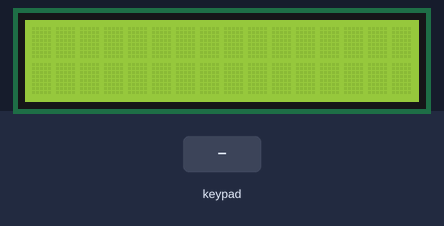
Bench run of a sketch on a simulated Arduino Uno, built with avr-gcc and run on an emulated ATmega328P. Parts: 16×2 character LCD. Inputs (shaded band) come from the test bench.

Above: at 1.2 s.
1.3 s: keypad keys 7 + 5 = pressed 0.4 s apart
At 3.6 s:
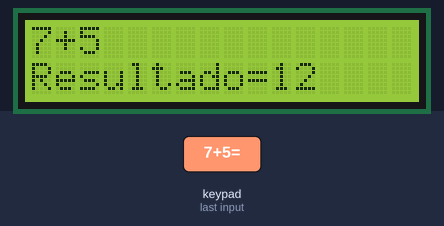
4.4 s: key 'A' pressed
At 5.0 s:
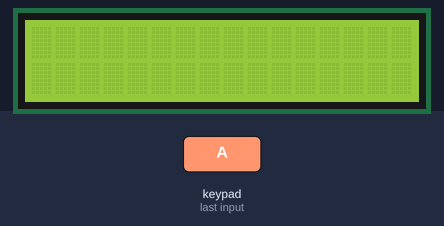
5.9 s: keypad keys 6 * 7 = pressed 0.4 s apart
At 8.1 s:
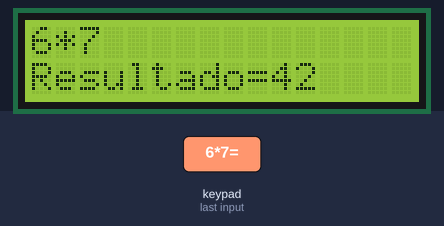
Timing chart, 0 to 9.6 s (numbered marks = the images above; inputs shaded):
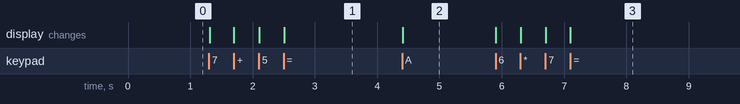

The sketch:

Main.ino
```cpp
#include <LiquidCrystal.h>
#include <Keypad.h>

const byte Filas = 4;
const byte Colunas = 4;
char tecla[Filas][Colunas] = {
  {'1','2','3','A'},
  {'4','5','6','+'},
  {'7','8','9','-'},
  {'*','0','=','/'}
};

byte pinFilas[Filas] = {13, 12, 11, 10};
byte pinColunas[Colunas] = {9, 8, 7, 6};

Keypad keypad = Keypad(makeKeymap(tecla), pinFilas, pinColunas, Filas, Colunas);
LiquidCrystal lcd(1,0,5,4,3,2);
String LeituraTeclado1,LeituraTeclado2;
byte cuenta=0;
char a;
long numero1,numero2,resultado1;
double numero3,numero4,resultado2;

void setup(){
    lcd.begin(16,2);
}

void loop(){
  char key = keypad.getKey();
  if (key=='0'||key=='1'||key=='2'||key=='3'||key=='4'||key=='5'||key=='6'||key=='7'||key=='8'||key=='9'){

      if(cuenta==0){
        lcd.print(key);
        LeituraTeclado1+=key;
        numero1=LeituraTeclado1.toInt();
      }

      else if(cuenta==1){
        lcd.print(key);
        LeituraTeclado2+=key;
        numero2=LeituraTeclado2.toInt();
      }

  }

  if(key=='A'){
      LeituraTeclado2="";
      LeituraTeclado1="";
      numero1=0;
      numero2=0;
      numero3=0;
      numero4=0;
      cuenta=0;
      resultado1=0;
      resultado2=0;
      lcd.clear();
  }
  else if(key=='='&&a=='+'){
    cuenta++;
    lcd.setCursor(0,2);
    resultado1=numero1+numero2;
    lcd.print("Resultado=");
    lcd.print(resultado1);
  }

  else if(key=='='&&a=='-'){
    cuenta++;
    lcd.setCursor(0,2);
    resultado1=numero1-numero2;
    lcd.print("Resultado=");
    lcd.print(resultado1);
  }
  else if(key=='='&&a=='*'){
    cuenta++;
    lcd.setCursor(0,2);
    resultado1=numero1*numero2;
    lcd.print("Resultado=");
    lcd.print(resultado1);
  }
  else if(key=='='&&a=='/'){
    cuenta++;
    lcd.setCursor(0,2);
    numero3=numero1;
    numero4=numero2;
    lcd.print("Resultado=");
    resultado2=(numero3/numero4);
    lcd.print(resultado2);
  }


  else if((key=='+'||key=='-'||key=='*'||key=='/')&&(cuenta==0)){
    cuenta++;
    a=key;
    lcd.print(a);
  }
}
```

Measured:
- after the input at 1.3 s, the display: first changes at once (image 1 shows a later state)
- after the input at 4.4 s, the display: changes at once (image 2)
- after the input at 5.9 s, the display: first changes at once (image 3 shows a later state)
